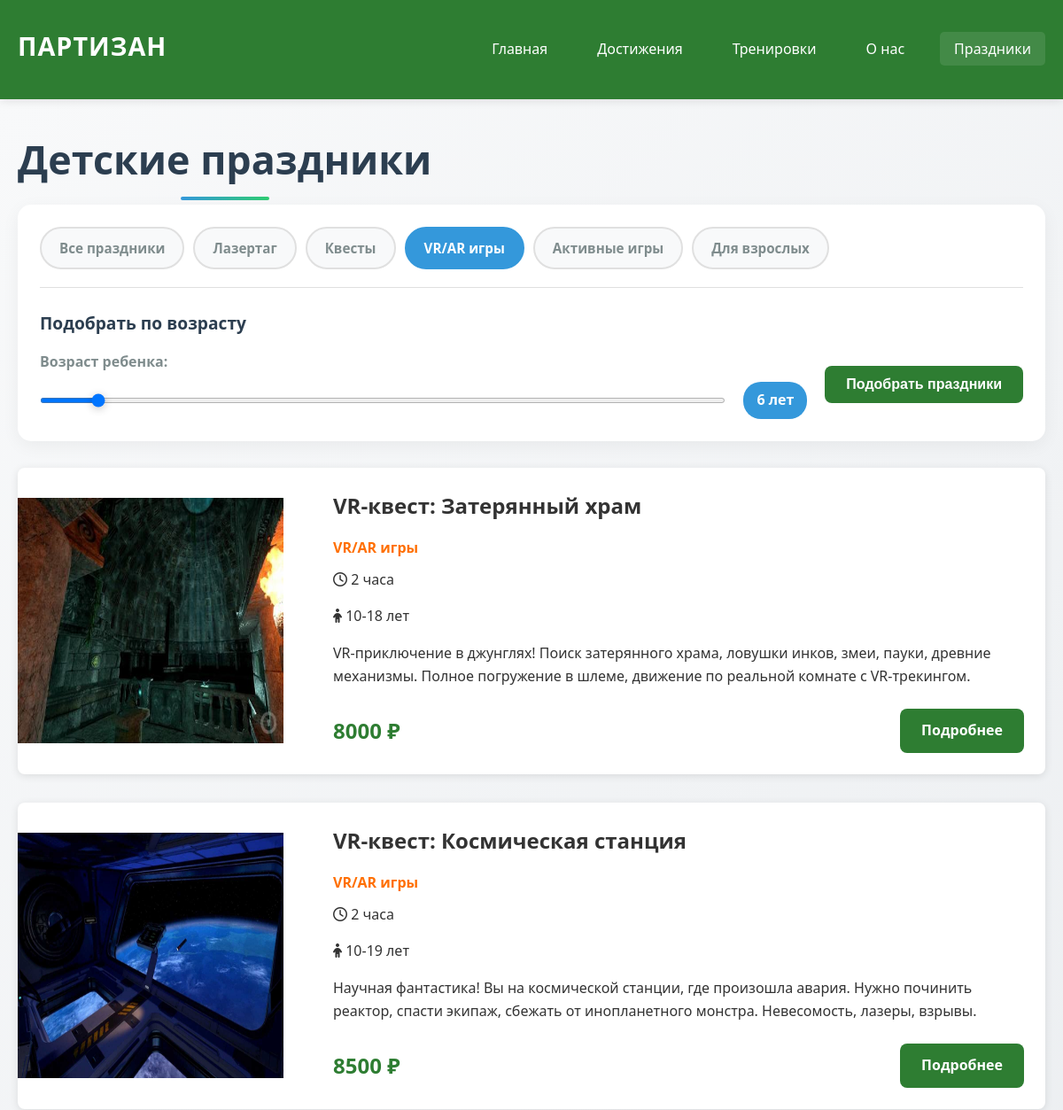
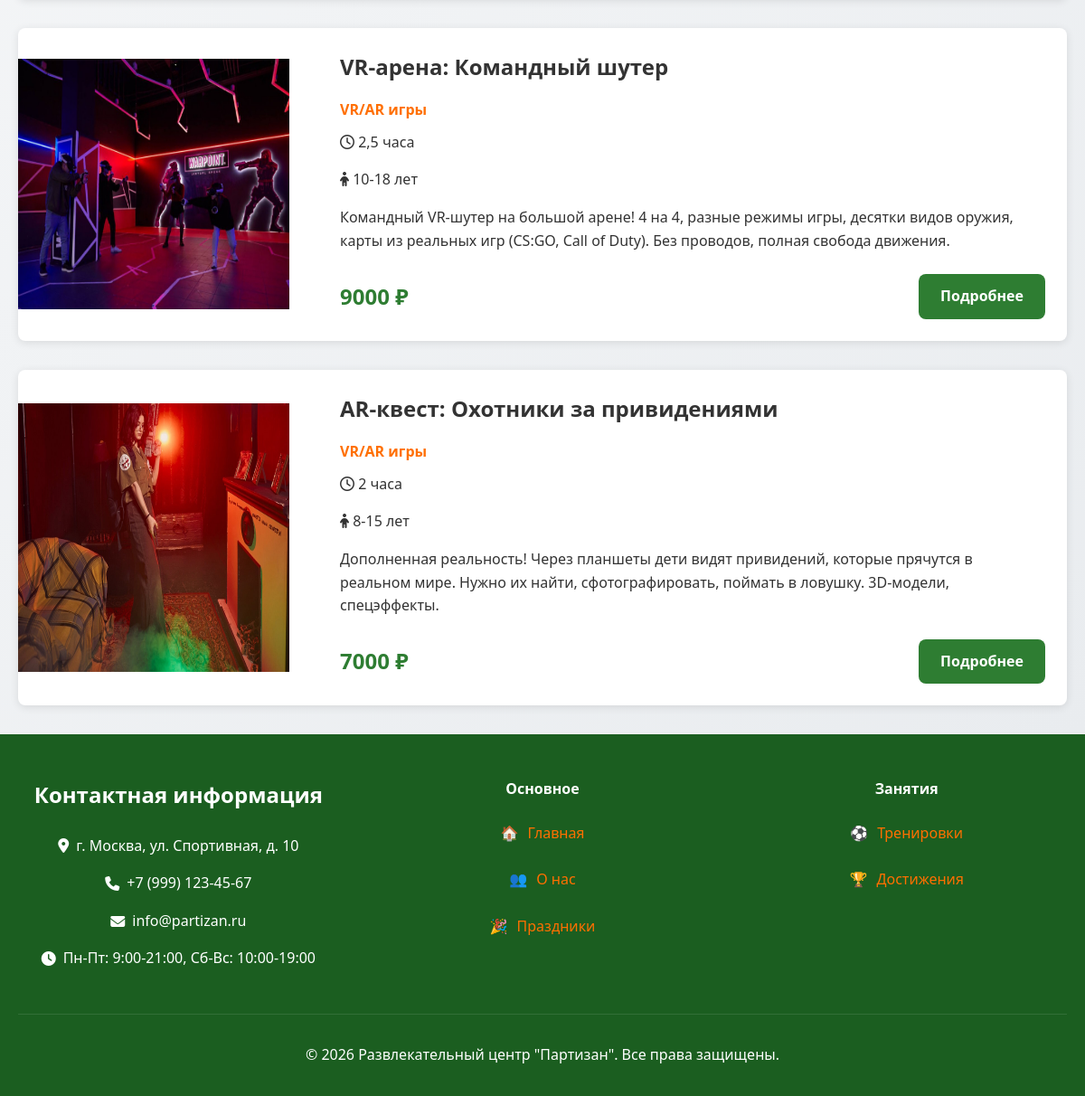
The app's page /holidays/category/vrar-igry/ with its own data (2 pictures, top to bottom).
### partizan/models.py (models this page shows, shortened)
class Category(models.Model):
    name = models.CharField(max_length=100, verbose_name="Название категории")
    slug = models.SlugField(max_length=100, unique=True, verbose_name="URL")
    description = models.TextField(verbose_name="Описание", blank=True)
    class Meta:
        verbose_name = "Категория"
        verbose_name_plural = "Категории"

class Holiday(models.Model):
    category = models.ForeignKey(Category, on_delete=models.CASCADE,
                                related_name='holidays', verbose_name="Категория")
    title = models.CharField(max_length=200, verbose_name="Название праздника")
    slug = models.SlugField(max_length=200, unique=True, verbose_name="URL")
    image = models.ImageField(upload_to='holidays/', verbose_name="Фото")
    duration = models.CharField(max_length=50, verbose_name="Длительность")
    description = models.TextField(verbose_name="Описание")
    price = models.IntegerField(verbose_name="Цена (₽)", default=0)
    min_age = models.IntegerField(verbose_name="Минимальный возраст", default=3)
    max_age = models.IntegerField(verbose_name="Максимальный возраст", default=12)
    max_children = models.IntegerField(verbose_name="Максимум детей", default=10)
    active = models.BooleanField(default=True, verbose_name="Активный")
    class Meta:
        verbose_name = "Праздник"
        verbose_name_plural = "Праздники"

### partizan/views.py (the view)
# urls.py: path('holidays/', views.HolidaysView.as_view(), name='holidays'),
class HolidaysView(ListView):
    model = Holiday
    template_name = 'holidays.html'
    context_object_name = 'holidays'
    def get_queryset(self):
        queryset = Holiday.objects.filter(active=True)
        category_slug = self.kwargs.get('category_slug')
        if category_slug:
            category = get_object_or_404(Category, slug=category_slug)
            queryset = queryset.filter(category=category)
        age = self.request.GET.get('age')
        if age and age.isdigit():
            age = int(age)
            queryset = queryset.filter(min_age__lte=age, max_age__gte=age)
        return queryset
    def get_context_data(self, **kwargs):
        context = super().get_context_data(**kwargs)
        context['categories'] = Category.objects.all()
        age = self.request.GET.get('age')
        if age and age.isdigit():
            context['selected_age'] = int(age)
        return context

### partizan/context_processors.py (called while the page is built)
def categories(request):
    return {
        'all_categories': Category.objects.all(),
        'contact_info': Contact.objects.first(),
    }

### templates/holidays.html (shortened to what this page needs)
{% extends 'base.html' %}
{% load static %}
{% block content %}
<section class="section-1">
    <div class="container">
        <h1 class="page-title">Детские праздники</h1>
        <div class="holid-filters-container">
            <div class="holid-categories-filter">
                <a href="{% url 'holidays' %}" class="holid-category-btn {% if not request.GET.category and not request.resolver_match.kwargs.category_slug %}active{% endif %}">
                    Все праздники
                </a>
                {% for category in categories %}
                <a href="{% url 'holidays_by_category' category.slug %}"
                   class="holid-category-btn
                   {% if request.resolver_match.kwargs.category_slug == category.slug %}active{% endif %}
                   {% if request.GET.category == category.slug|stringformat:'s' %}active{% endif %}">
                    {{ category.name }}
                </a>
                {% endfor %}
            </div>
                        <div class="holid-age-filter">
                <h3>Подобрать по возрасту</h3>
                <form method="get" id="holid-age-filter-form" class="holid-age-filter-form">
                    <div class="holid-age-input-group">
                        <label for="child-age">Возраст ребенка:</label>
                        <div class="holid-age-slider-container">
                            <input type="range" id="child-age-slider" name="age" min="4" max="30" value="{{ request.GET.age|default:6 }}" class="holid-age-slider">
                            <span class="holid-age-value" id="holid-age-value">{{ request.GET.age|default:6 }} лет</span>
                        </div>
                    </div>
                    <button type="submit" class="btn btn-primary">Подобрать праздники</button>
                </form>
            </div>
        </div>
        <div class="holidays-container">
            {% for holiday in holidays %}
            <div class="holiday-card-large">
                {% if holiday.image %}
                <img src="{{ holiday.image.url }}" alt="{{ holiday.title }}" class="holiday-image">
                {% endif %}
                <div class="holiday-info">
                    <h3>{{ holiday.title }}</h3>
                    <p class="holiday-category">{{ holiday.category.name }}</p>
                    <div class="holid-holiday-meta">
                        <p class="holiday-duration"><i class="far fa-clock"></i> {{ holiday.duration }}</p>
                        <p class="holiday-age"><i class="fas fa-child"></i> {{ holiday.min_age }}-{{ holiday.max_age }} лет</p>
                    </div>
                    <div class="holiday-description">
                        {{ holiday.description|truncatechars:200 }}
                    </div>
                    <div class="holiday-actions">
                        <span class="price">{{ holiday.price }} ₽</span>
                        <a href="{% url 'holiday_detail' holiday.slug %}" class="btn btn-primary">Подробнее</a>
                    </div>
                </div>
            </div>
            {% endfor %}
        </div>
    </div>
</section>
{% endblock %}

### static/css/style.css (style rules this page uses)
* { margin: 0; padding: 0; box-sizing: border-box; }
:root { --primary-color: #2E7D32; --secondary-color: #FF6F00; --dark-color: #1B5E20; --light-color: #E8F5E9; --text-color: #333; --light-text: #666; --background: #fff; --shadow: 0 2px 10px rgba(0, 0, 0, 0.1); --border-radius: 8px; }
body { font-family: 'Segoe UI', Tahoma, Geneva, Verdana, sans-serif; line-height: 1.6; color: var(--text-color); background-color: var(--background); }
.container { max-width: 1200px; margin: 0 auto; padding: 0 20px; }
h1, h2, h3, h4 { margin-bottom: 1rem; }
h1 { font-size: 2.5rem; }
h3 { font-size: 1.5rem; }
p { margin-bottom: 1rem; }
a { text-decoration: none; transition: color 0.3s; }
.btn { display: inline-block; padding: 12px 24px; border: none; border-radius: var(--border-radius); font-size: 1rem; font-weight: 600; cursor: pointer; transition: all 0.3s; text-align: center; }
.btn-primary { background-color: var(--primary-color); color: white; }
.section-1 { padding: 2rem 0; background: linear-gradient(135deg, #f8f9fa 0%, #e9ecef 100%); }
.holidays-container { display: flex; flex-direction: column; gap: 2rem; }
.holiday-card-large { display: grid; grid-template-columns: 300px 1fr; gap: 2rem; background: white; border-radius: var(--border-radius); overflow: hidden; box-shadow: var(--shadow); }
.holiday-image { width: 100%; height: 80%; align-self: center; }
.holiday-info { padding: 1.5rem; }
.holiday-category { color: var(--secondary-color); font-weight: 600; margin-bottom: 0.5rem; }
.holiday-actions { display: flex; justify-content: space-between; align-items: center; margin-top: 1.5rem; }
.price { font-size: 1.5rem; font-weight: 700; color: var(--primary-color); }
.page-title { text-align: center; color: #2c3e50; margin-bottom: 40px; font-size: 2.5rem; }
.page-title { text-align: center; color: var(--dark-color); margin-bottom: 10px; font-size: 2.8rem; }
.page-title { color: #2c3e50; font-size: 2.8rem; margin-bottom: 15px; font-weight: 700; position: relative; display: inline-block; }
.page-title:after { content: ''; position: absolute; bottom: -10px; left: 50%; transform: translateX(-50%); width: 100px; height: 4px; background: linear-gradient(90deg, #3498db, #2ecc71); border-radius: 2px; }
.holid-filters-container { margin-bottom: 30px; background: white; border-radius: 15px; padding: 25px; box-shadow: 0 5px 20px rgba(0, 0, 0, 0.05); }
.holid-categories-filter { display: flex; gap: 10px; flex-wrap: wrap; margin-bottom: 25px; padding-bottom: 20px; border-bottom: 1px solid #e0e0e0; }
.holid-category-btn { padding: 10px 20px; background: #f8f9fa; border: 2px solid #e0e0e0; border-radius: 25px; color: #7f8c8d; font-weight: 600; cursor: pointer; transition: all 0.3s; font-size: 0.95rem; text-decoration: none; display: inline-block; }
.holid-category-btn:hover, .holid-category-btn.active { background: #3498db; border-color: #3498db; color: white; }
.holid-age-filter { margin-top: 10px; }
.holid-age-filter h3 { color: #2c3e50; font-size: 1.2rem; margin-bottom: 15px; }
.holid-age-filter-form { display: flex; align-items: center; flex-wrap: wrap; gap: 20px; }
.holid-age-input-group { flex: 1; min-width: 300px; }
.holid-age-input-group label { display: block; margin-bottom: 10px; color: #7f8c8d; font-weight: 600; }
.holid-age-slider-container { display: flex; align-items: center; gap: 20px; }
.holid-age-slider { flex: 1; height: 6px; background: linear-gradient(90deg, #3498db, #2ecc71); border-radius: 3px; outline: none; }
.holid-age-value { min-width: 60px; padding: 8px 15px; background: #3498db; color: white; border-radius: 20px; font-weight: 600; text-align: center; }
.holid-holiday-meta { margin: 10px 0; }

### records on screen
Category: name "Лазертаг"
Category: name "Квесты"
Category: name "VR/AR игры"
Category: name "Активные игры"
Category: name "Для взрослых"
Holiday: image (picture), title "VR-квест: Затерянный храм", category.name "VR/AR игры", duration "2 часа", min_age "10", max_age "18", description "VR-приключение в джунглях! Поиск затерянного храма, ловушки инков, змеи, пауки, древние механизмы. Полное погружение в шлеме, движение по реальной комнате с VR-трекингом.", price "8000"
Holiday: image (picture), title "VR-квест: Космическая станция", category.name "VR/AR игры", duration "2 часа", min_age "10", max_age "19", description "Научная фантастика! Вы на космической станции, где произошла авария. Нужно починить реактор, спасти экипаж, сбежать от инопланетного монстра. Невесомость, лазеры, взрывы.", price "8500"
Holiday: image (picture), title "VR-арена: Командный шутер", category.name "VR/AR игры", duration "2,5 часа", min_age "10", max_age "18", description "Командный VR-шутер на большой арене! 4 на 4, разные режимы игры, десятки видов оружия, карты из реальных игр (CS:GO, Call of Duty). Без проводов, полная свобода движения.", price "9000"
Holiday: image (picture), title "AR-квест: Охотники за привидениями", category.name "VR/AR игры", duration "2 часа", min_age "8", max_age "15", description "Дополненная реальность! Через планшеты дети видят привидений, которые прячутся в реальном мире. Нужно их найти, сфотографировать, поймать в ловушку. 3D-модели, спецэффекты.", price "7000"

### other values on screen
{{ request.GET.age|default:6 }} "6"
